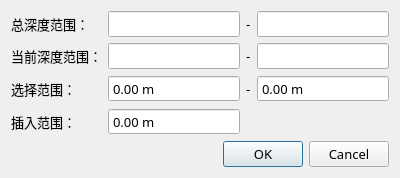
<?xml version="1.0" encoding="UTF-8"?>
<ui version="4.0">
 <class>CopyAndPasteDialog</class>
 <widget class="QDialog" name="CopyAndPasteDialog">
  <property name="geometry">
   <rect>
    <x>0</x>
    <y>0</y>
    <width>400</width>
    <height>169</height>
   </rect>
  </property>
  <property name="font">
   <font>
    <family>微软雅黑</family>
    <pointsize>10</pointsize>
   </font>
  </property>
  <property name="windowTitle">
   <string>复制粘贴</string>
  </property>
  <layout class="QGridLayout" name="gridLayout">
   <item row="0" column="0">
    <widget class="QLabel" name="label">
     <property name="text">
      <string>总深度范围：</string>
     </property>
    </widget>
   </item>
   <item row="0" column="1">
    <widget class="QLineEdit" name="totalStartEdit">
     <property name="readOnly">
      <bool>true</bool>
     </property>
    </widget>
   </item>
   <item row="0" column="2">
    <widget class="QLabel" name="label_4">
     <property name="sizePolicy">
      <sizepolicy hsizetype="Maximum" vsizetype="Preferred">
       <horstretch>0</horstretch>
       <verstretch>0</verstretch>
      </sizepolicy>
     </property>
     <property name="text">
      <string>-</string>
     </property>
    </widget>
   </item>
   <item row="0" column="3">
    <widget class="QLineEdit" name="totalEndEdit">
     <property name="readOnly">
      <bool>true</bool>
     </property>
    </widget>
   </item>
   <item row="1" column="0">
    <widget class="QLabel" name="label_2">
     <property name="text">
      <string>当前深度范围：</string>
     </property>
    </widget>
   </item>
   <item row="1" column="1">
    <widget class="QLineEdit" name="currentStartEdit">
     <property name="readOnly">
      <bool>true</bool>
     </property>
    </widget>
   </item>
   <item row="1" column="2">
    <widget class="QLabel" name="label_5">
     <property name="sizePolicy">
      <sizepolicy hsizetype="Maximum" vsizetype="Preferred">
       <horstretch>0</horstretch>
       <verstretch>0</verstretch>
      </sizepolicy>
     </property>
     <property name="text">
      <string>-</string>
     </property>
    </widget>
   </item>
   <item row="1" column="3">
    <widget class="QLineEdit" name="currentEndEdit">
     <property name="readOnly">
      <bool>true</bool>
     </property>
    </widget>
   </item>
   <item row="2" column="0">
    <widget class="QLabel" name="label_3">
     <property name="text">
      <string>选择范围：</string>
     </property>
    </widget>
   </item>
   <item row="2" column="1">
    <widget class="QDoubleSpinBox" name="selectStartSBox">
     <property name="buttonSymbols">
      <enum>QAbstractSpinBox::NoButtons</enum>
     </property>
     <property name="suffix">
      <string> m</string>
     </property>
    </widget>
   </item>
   <item row="2" column="2">
    <widget class="QLabel" name="label_7">
     <property name="sizePolicy">
      <sizepolicy hsizetype="Maximum" vsizetype="Preferred">
       <horstretch>0</horstretch>
       <verstretch>0</verstretch>
      </sizepolicy>
     </property>
     <property name="text">
      <string>-</string>
     </property>
    </widget>
   </item>
   <item row="2" column="3">
    <widget class="QDoubleSpinBox" name="selectEndSBox">
     <property name="buttonSymbols">
      <enum>QAbstractSpinBox::NoButtons</enum>
     </property>
     <property name="suffix">
      <string> m</string>
     </property>
    </widget>
   </item>
   <item row="3" column="0">
    <widget class="QLabel" name="label_6">
     <property name="text">
      <string>插入范围：</string>
     </property>
    </widget>
   </item>
   <item row="3" column="1">
    <widget class="QDoubleSpinBox" name="insertSBox">
     <property name="buttonSymbols">
      <enum>QAbstractSpinBox::NoButtons</enum>
     </property>
     <property name="suffix">
      <string> m</string>
     </property>
    </widget>
   </item>
   <item row="4" column="0" colspan="4">
    <widget class="QDialogButtonBox" name="buttonBox">
     <property name="orientation">
      <enum>Qt::Horizontal</enum>
     </property>
     <property name="standardButtons">
      <set>QDialogButtonBox::Cancel|QDialogButtonBox::Ok</set>
     </property>
    </widget>
   </item>
  </layout>
 </widget>
 <resources/>
 <connections>
  <connection>
   <sender>buttonBox</sender>
   <signal>accepted()</signal>
   <receiver>CopyAndPasteDialog</receiver>
   <slot>accept()</slot>
   <hints>
    <hint type="sourcelabel">
     <x>248</x>
     <y>254</y>
    </hint>
    <hint type="destinationlabel">
     <x>157</x>
     <y>274</y>
    </hint>
   </hints>
  </connection>
  <connection>
   <sender>buttonBox</sender>
   <signal>rejected()</signal>
   <receiver>CopyAndPasteDialog</receiver>
   <slot>reject()</slot>
   <hints>
    <hint type="sourcelabel">
     <x>316</x>
     <y>260</y>
    </hint>
    <hint type="destinationlabel">
     <x>286</x>
     <y>274</y>
    </hint>
   </hints>
  </connection>
 </connections>
</ui>
